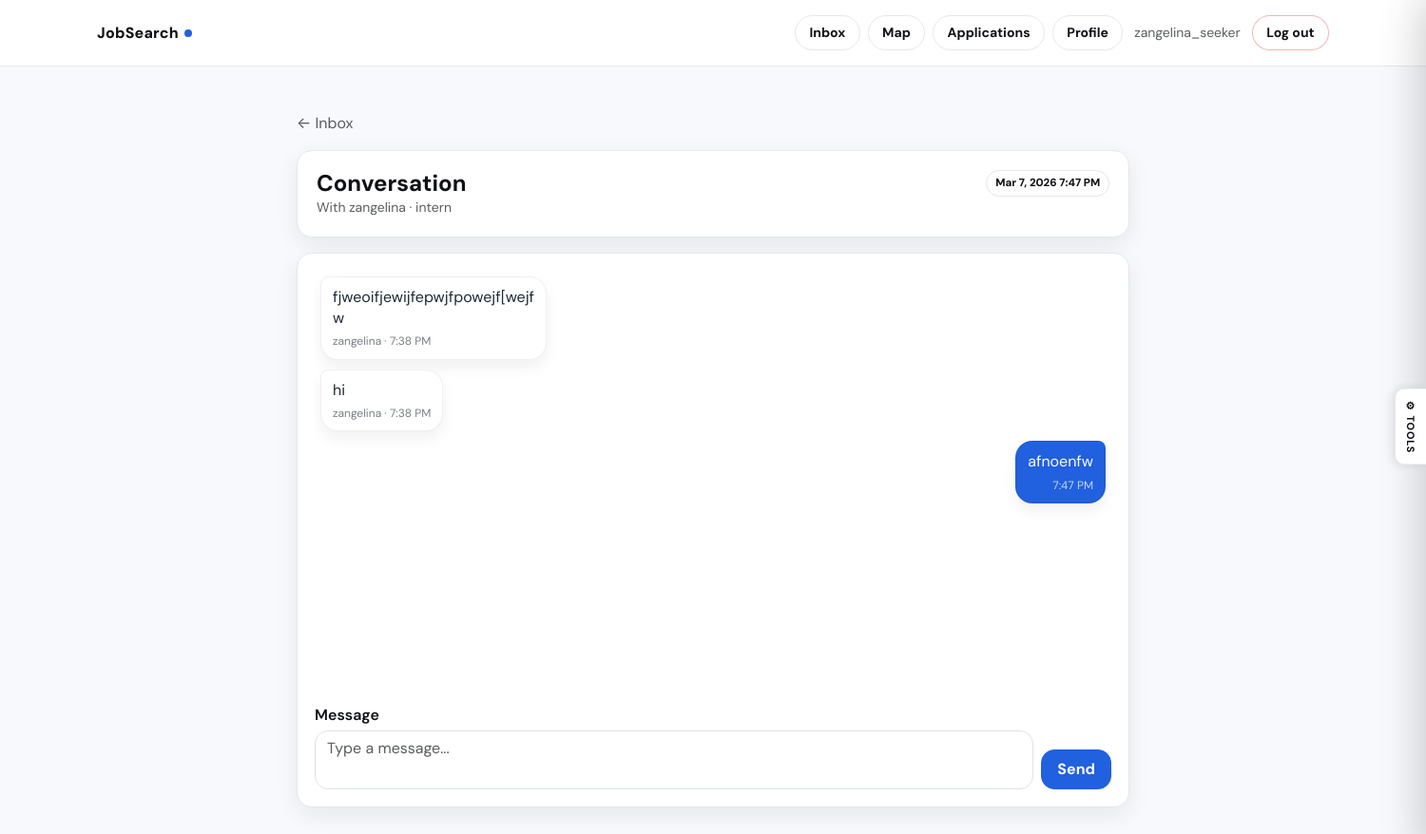
The page /inbox/2/ (signed in) on the database its author committed.
### jobs/models.py (models this page shows, shortened)
class CustomUser(AbstractUser):
    class Role(models.TextChoices):
        JOB_SEEKER = "job_seeker", "Job Seeker"
        RECRUITER = "recruiter", "Recruiter"
        ADMIN = "admin", "Admin"
    role = models.CharField(
        max_length=20,
        choices=Role.choices,
        default=Role.JOB_SEEKER,
    )
    def is_job_seeker(self):
        return self.role == self.Role.JOB_SEEKER
    def is_recruiter(self):
        return self.role == self.Role.RECRUITER

class Conversation(models.Model):
    recruiter = models.ForeignKey(
        settings.AUTH_USER_MODEL, on_delete=models.CASCADE, related_name="convos_as_recruiter"
    )
    job_seeker = models.ForeignKey(
        settings.AUTH_USER_MODEL, on_delete=models.CASCADE, related_name="convos_as_seeker"
    )
    application = models.ForeignKey(
        "Application", null=True, blank=True, on_delete=models.SET_NULL, related_name="conversations"
    )
    created_at = models.DateTimeField(auto_now_add=True)
    updated_at = models.DateTimeField(auto_now=True)
    class Meta:
        unique_together = ("recruiter", "job_seeker", "application")

class Application(models.Model):
    class Status(models.TextChoices):
        APPLIED = "applied", "Applied"
        REVIEW = "review", "In Review"
        INTERVIEW = "interview", "Interview"
        OFFER = "offer", "Offer"
        CLOSED = "closed", "Closed"
    job = models.ForeignKey(
        JobPosting, on_delete=models.CASCADE, related_name="applications"
    )
    applicant = models.ForeignKey(
        settings.AUTH_USER_MODEL, on_delete=models.CASCADE, related_name="applications"
    )
    note = models.TextField(blank=True)
    status = models.CharField(
        max_length=20, choices=Status.choices, default=Status.APPLIED
    )
    created_at = models.DateTimeField(auto_now_add=True)
    class Meta:
        constraints = [
            models.UniqueConstraint(
                fields=["job", "applicant"], name="unique_application_per_job"
            )
        ]

class JobPosting(models.Model):
    class JobType(models.TextChoices):
        REMOTE = "remote", "Remote"
        ONSITE = "onsite", "On-site"
        HYBRID = "hybrid", "Hybrid"
    class ExperienceLevel(models.TextChoices):
        ENTRY = "entry", "Entry Level"
        MID = "mid", "Mid Level"
        SENIOR = "senior", "Senior Level"
        INTERN = "intern", "Internship"
    recruiter = models.ForeignKey(
        CustomUser, on_delete=models.CASCADE, related_name="job_postings"
    )
    title = models.CharField(max_length=200)
    company = models.CharField(max_length=200)
    description = models.TextField()
    skills = models.TextField(blank=True, help_text="Comma-separated skills")
    location = models.CharField(max_length=200, blank=True)
    latitude = models.FloatField(null=True, blank=True)
    longitude = models.FloatField(null=True, blank=True)
    job_type = models.CharField(
        max_length=20, choices=JobType.choices, default=JobType.ONSITE
    )
    experience_level = models.CharField(
        max_length=20, choices=ExperienceLevel.choices, default=ExperienceLevel.ENTRY
    )
    salary_min = models.PositiveIntegerField(null=True, blank=True)
    salary_max = models.PositiveIntegerField(null=True, blank=True)
    visa_sponsorship = models.BooleanField(default=False)
    is_active = models.BooleanField(default=True)
    created_at = models.DateTimeField(auto_now_add=True)
    updated_at = models.DateTimeField(auto_now=True)
    class Meta:
        ordering = ["-created_at"]

class Message(models.Model):
    conversation = models.ForeignKey(Conversation, on_delete=models.CASCADE, related_name="messages")
    sender = models.ForeignKey(settings.AUTH_USER_MODEL, on_delete=models.CASCADE)
    body = models.TextField()
    created_at = models.DateTimeField(auto_now_add=True)
    class Meta:
        ordering = ["created_at"]

### jobs/views.py (the view)
# urls.py: path("inbox/<int:convo_id>/", views.conversation_detail, name="conversation_detail"),
@login_required
def conversation_detail(request, convo_id):
    convo = get_object_or_404(Conversation, id=convo_id)
    if request.user != convo.recruiter and request.user != convo.job_seeker:
        return HttpResponseForbidden("Not allowed.")
    if request.method == "POST":
        form = MessageForm(request.POST)
        if form.is_valid():
            Message.objects.create(
                conversation=convo,
                sender=request.user,
                body=form.cleaned_data["body"]
            )
            convo.save()
            return redirect("conversation_detail", convo_id=convo.id)
    else:
        form = MessageForm()
    return render(
        request,
        "jobs/conversation_detail.html",
        {"convo": convo, "messages": convo.messages.all(), "form": form},
    )

### jobs/forms.py
class MessageForm(forms.Form):
    body = forms.CharField(
        widget=forms.Textarea(attrs={"rows": 3, "placeholder": "Type a message..."}),
        label=""
    )

### jobs/templates/jobs/conversation_detail.html (shortened to what this page needs)
{% extends "jobs/base.html" %}
{% block content %}
<div class="container py-5" style="max-width: 900px;">
  <a href="{% url 'inbox' %}" class="text-decoration-none text-muted d-inline-flex align-items-center gap-1 mb-3">
    ← Inbox
  </a>
  <div class="js-card mb-3" style="box-shadow:var(--shadow-md);">
    <div class="d-flex justify-content-between align-items-start">
      <div>
        <h4 class="fw-bold mb-0">Conversation</h4>
        <div class="text-muted small">
          {% if user.is_recruiter %}
            With {{ convo.job_seeker.username }}
          {% else %}
            With {{ convo.recruiter.username }}
          {% endif %}
          {% if convo.application and convo.application.job %}
            · {{ convo.application.job.title }}
          {% endif %}
        </div>
      </div>
      <span class="js-badge js-badge-muted">{{ convo.updated_at|date:"M j, Y g:i A" }}</span>
    </div>
  </div>
  <div class="js-card" style="box-shadow:var(--shadow-md); padding: 18px;">
    <div class="chat-window" id="chatWindow">
      {% for m in messages %}
        {% if m.sender_id == user.id %}
          <div class="msg-row msg-row-right">
            <div class="msg-bubble msg-mine">
              <div class="msg-text">{{ m.body|linebreaksbr }}</div>
              <div class="msg-meta">{{ m.created_at|date:"g:i A" }}</div>
            </div>
          </div>
        {% else %}
          <div class="msg-row msg-row-left">
            <div class="msg-bubble msg-theirs">
              <div class="msg-text">{{ m.body|linebreaksbr }}</div>
              <div class="msg-meta">
                {{ m.sender.username }} · {{ m.created_at|date:"g:i A" }}
              </div>
            </div>
          </div>
        {% endif %}
      {% empty %}
        <div class="text-center text-muted py-5">
          No messages yet. Say hi 👋
        </div>
      {% endfor %}
    </div>
    <form method="post" class="mt-3">
      <div class="d-flex gap-2 align-items-end">
        <div class="flex-grow-1">
          <label class="form-label fw-semibold mb-1">Message</label>
          <textarea name="body" rows="2" class="form-control" style="border-radius:14px; resize:none;"
                    placeholder="Type a message...">{{ form.body.value|default_if_none:"" }}</textarea>
        </div>
        <button class="btn btn-brand" type="submit" style="border-radius:14px; height:42px;">
          Send
        </button>
      </div>
    </form>
  </div>
</div>
{% endblock %}

### jobs/templates/jobs/base.html (shortened to what this page needs)
<!doctype html>
<html lang="en" data-theme="light">
<head>
  <link href="https://cdn.jsdelivr.net/npm/bootstrap@5.3.3/dist/css/bootstrap.min.css" rel="stylesheet">
</head>
<body{% if milestones and milestones.background %} style="background-image:url('{{ milestones.background }}');background-size:cover;background-attachment:fixed;background-position:center;"{% endif %}>
<nav class="js-nav">
  <div class="container d-flex align-items-center py-3">
    <a class="js-brand" href="{% url 'home' %}">
      JobSearch<span class="js-brand-dot"></span>
    </a>
    <div class="ms-auto d-flex align-items-center gap-2 flex-wrap">
      {% if user.is_authenticated %}
        <a class="btn btn-ghost btn-sm" href="{% url 'inbox' %}">Inbox</a>
        <a class="btn btn-ghost btn-sm" href="{% url 'job_map' %}">Map</a>
        {% if user.is_job_seeker %}
          <a class="btn btn-ghost btn-sm" href="{% url 'my_applications' %}">Applications</a>
          <a class="btn btn-ghost btn-sm" href="{% url 'seeker_profile' %}">Profile</a>
        {% endif %}
        <span class="text-muted small ms-1">{{ user.username }}</span>
        <form method="post" action="{% url 'logout' %}" class="d-inline ms-1">
          <button class="btn btn-ghost btn-sm" type="submit"
                  style="color:var(--danger);border-color:rgba(220,38,38,.35);">Log out</button>
        </form>
      {% else %}
        <a class="btn btn-ghost btn-sm" href="{% url 'register_recruiter' %}">Recruiter</a>
        <a class="btn btn-ghost btn-sm" href="{% url 'register_seeker' %}">Job Seeker</a>
        <a class="btn btn-brand btn-sm" href="{% url 'login' %}">Sign in</a>
      {% endif %}
    </div>
  </div>
</nav>
{% block content %}{% endblock %}
<div id="themePanel">
  <button id="themeToggleBtn" onclick="togglePanel()" title="Tools" aria-label="Open tools panel">
    ⚙ Tools
  </button>
</div>
</body>
</html>

### jobs/templates/jobs/base.html (style rules this page uses)
:root { --brand-h: 220; --brand-s: 74%; --brand-l: 50%; --brand: hsl(var(--brand-h), var(--brand-s), var(--brand-l)); --brand-light: hsl(var(--brand-h), var(--brand-s), 94%); --brand-dark: hsl(var(--brand-h), var(--brand-s), 34%); --surface: #f8f9fc; --card: #ffffff; --border: #e5e7eb; --text: #1f2937; --text-muted: #6b7280; --nav-bg: rgba(255,255,255,.92); --success: #059669; --danger: #dc2626; --warning: #d97706; --info: #0891b2; --shadow-sm: 0 1px 2px rgba(0,0,0,.05); --shadow-md: 0 8px 24px rgba(17,24,39,.08); --page-transition: .22s ease; }
*, *::before, *::after { box-sizing: border-box; }
body { font-family: "DM Sans", system-ui, -apple-system, Segoe UI, sans-serif; background: var(--surface); color: var(--text); transition: background var(--page-transition), color var(--page-transition); }
body { animation: pageIn .3s ease both; }
.js-nav { background: var(--nav-bg); backdrop-filter: blur(12px); -webkit-backdrop-filter: blur(12px); border-bottom: 1px solid var(--border); position: sticky; top: 0; z-index: 200; transition: background var(--page-transition), border-color var(--page-transition); }
.js-brand { text-decoration: none; font-weight: 800; color: var(--text); letter-spacing: .2px; transition: color var(--page-transition); }
.js-brand-dot { display: inline-block; width: 8px; height: 8px; background: var(--brand); border-radius: 999px; margin-left: 6px; transform: translateY(-1px); transition: background var(--page-transition); }
.btn-brand { background: var(--brand); color: white !important; border: 1px solid var(--brand); border-radius: 999px; font-weight: 700; padding: .5rem 1rem; transition: background .15s, border-color .15s, transform .1s; }
.btn-ghost { background: var(--card); border: 1px solid var(--border); border-radius: 999px; font-weight: 700; color: var(--text) !important; padding: .45rem .9rem; transition: border-color .15s, background .15s, color var(--page-transition); }
.js-card { background: var(--card); border: 1px solid var(--border); border-radius: 16px; padding: 1.25rem; box-shadow: var(--shadow-sm); transition: background var(--page-transition), border-color var(--page-transition), box-shadow .15s; }
.js-badge { display: inline-flex; align-items: center; gap: .25rem; padding: .25rem .55rem; border-radius: 999px; font-size: .72rem; font-weight: 800; border: 1px solid var(--border); background: var(--card); color: var(--text); transition: background var(--page-transition), border-color var(--page-transition), color var(--page-transition); }
#themePanel { position: fixed; right: 0; top: 50%; transform: translateY(-50%); z-index: 100000; }
#themeToggleBtn { writing-mode: vertical-rl; text-orientation: mixed; padding: .7rem .5rem; border-radius: 10px 0 0 10px; background: var(--card); border: 1.5px solid var(--border); border-right: none; box-shadow: -3px 0 12px rgba(0,0,0,.1); cursor: pointer; font-size: .68rem; font-weight: 800; color: var(--text); letter-spacing: .07em; text-transform: uppercase; display: flex; align-items: center; gap: 5px; transition: background .15s, color .15s; }

### jobs/templates/jobs/conversation_detail.html (style rules this page uses)
.chat-window { height: 55vh; overflow-y: auto; padding: 6px 6px 2px 6px; display: flex; flex-direction: column; gap: 10px; }
.msg-row { display:flex; width:100%; }
.msg-row-left { justify-content:flex-start; }
.msg-row-right { justify-content:flex-end; }
.msg-bubble { max-width: 72%; padding: 10px 12px; border-radius: 18px; line-height: 1.35; box-shadow: 0 8px 16px rgba(0,0,0,.06); border: 1px solid rgba(0,0,0,.06); }
.msg-mine { background: var(--brand, #1a56db); color: white; border-top-right-radius: 8px; }
.msg-theirs { background: #ffffff; color: #1f2937; border-top-left-radius: 8px; }
.msg-meta { font-size: .75rem; opacity: .75; margin-top: 6px; text-align: right; }
.msg-theirs .msg-meta { text-align: left; opacity: .6; }

### rows shown on the page
CustomUser: username "zangelina_seeker"
Conversation: recruiter.username "zangelina", application.job "intern", updated_at "Mar 7, 2026 7:47 PM"
Message: body "fjweoifjewijfepwjfpowejf[wejf w", sender.username "zangelina", created_at "7:38 PM"
Message: body "hi", sender.username "zangelina", created_at "7:38 PM"
Message: body "afnoenfw", created_at "7:47 PM"
